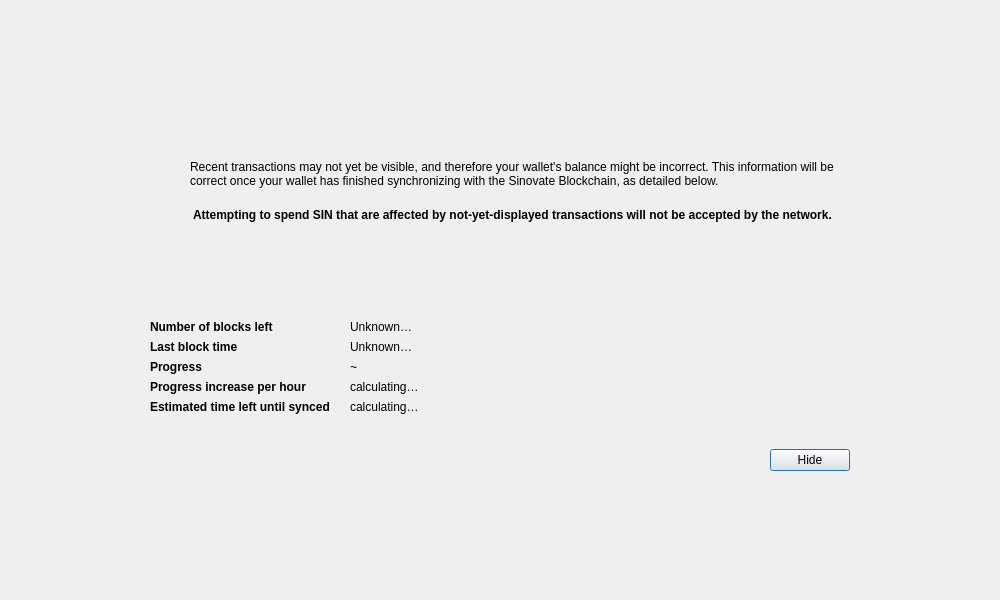
<?xml version="1.0" encoding="UTF-8"?>
<ui version="4.0">
 <class>ModalOverlay</class>
 <widget class="ModalOverlay" name="ModalOverlay">
  <property name="geometry">
   <rect>
    <x>0</x>
    <y>0</y>
    <width>1000</width>
    <height>600</height>
   </rect>
  </property>
  <property name="windowTitle">
   <string>Form</string>
  </property>
  <property name="styleSheet">
   <string notr="true"/>
  </property>
  <layout class="QVBoxLayout" name="verticalLayout" stretch="0">
   <property name="sizeConstraint">
    <enum>QLayout::SetDefaultConstraint</enum>
   </property>
   <property name="leftMargin">
    <number>0</number>
   </property>
   <property name="topMargin">
    <number>0</number>
   </property>
   <property name="rightMargin">
    <number>0</number>
   </property>
   <property name="bottomMargin">
    <number>0</number>
   </property>
   <item>
    <widget class="QWidget" name="bgWidget" native="true">
     <property name="styleSheet">
      <string notr="true"/>
     </property>
     <layout class="QVBoxLayout" name="verticalLayoutMain" stretch="0">
      <property name="leftMargin">
       <number>120</number>
      </property>
      <property name="topMargin">
       <number>120</number>
      </property>
      <property name="rightMargin">
       <number>120</number>
      </property>
      <property name="bottomMargin">
       <number>120</number>
      </property>
      <item>
       <widget class="QWidget" name="contentWidget" native="true">
        <property name="styleSheet">
         <string notr="true"/>
        </property>
        <layout class="QVBoxLayout" name="verticalLayoutSub" stretch="1,0,0,0">
         <property name="spacing">
          <number>0</number>
         </property>
         <property name="leftMargin">
          <number>0</number>
         </property>
         <property name="topMargin">
          <number>0</number>
         </property>
         <property name="rightMargin">
          <number>0</number>
         </property>
         <property name="bottomMargin">
          <number>0</number>
         </property>
         <item>
          <layout class="QHBoxLayout" name="horizontalLayoutIconText" stretch="0,1">
           <property name="topMargin">
            <number>20</number>
           </property>
           <item>
            <layout class="QVBoxLayout" name="verticalLayoutIcon">
             <property name="leftMargin">
              <number>10</number>
             </property>
             <property name="topMargin">
              <number>20</number>
             </property>
             <property name="rightMargin">
              <number>20</number>
             </property>
             <item>
              <widget class="SinPushButton" name="warningIcon">
               <property name="enabled">
                <bool>false</bool>
               </property>
               <property name="text">
                <string/>
               </property>
               <property name="icon">
                <iconset>
                 <normaloff>:/icons/warning</normaloff>
                 <disabledoff>:/icons/warning</disabledoff>:/icons/warning</iconset>
               </property>
               <property name="iconSize">
                <size>
                 <width>48</width>
                 <height>48</height>
                </size>
               </property>
               <property name="flat">
                <bool>true</bool>
               </property>
              </widget>
             </item>
             <item>
              <spacer name="verticalSpacerWarningIcon">
               <property name="orientation">
                <enum>Qt::Vertical</enum>
               </property>
               <property name="sizeHint" stdset="0">
                <size>
                 <width>20</width>
                 <height>40</height>
                </size>
               </property>
              </spacer>
             </item>
            </layout>
           </item>
           <item>
            <layout class="QVBoxLayout" name="verticalLayoutInfoText">
             <property name="leftMargin">
              <number>0</number>
             </property>
             <property name="topMargin">
              <number>20</number>
             </property>
             <property name="rightMargin">
              <number>30</number>
             </property>
             <item>
              <widget class="QLabel" name="infoText">
               <property name="text">
                <string>Recent transactions may not yet be visible, and therefore your wallet's balance might be incorrect. This information will be correct once your wallet has finished synchronizing with the Sinovate Blockchain, as detailed below.</string>
               </property>
               <property name="textFormat">
                <enum>Qt::RichText</enum>
               </property>
               <property name="wordWrap">
                <bool>true</bool>
               </property>
              </widget>
             </item>
             <item>
              <widget class="QLabel" name="infoTextStrong">
               <property name="font">
                <font>
                 <weight>75</weight>
                 <bold>true</bold>
                </font>
               </property>
               <property name="styleSheet">
                <string notr="true">margin-top: 20px;</string>
               </property>
               <property name="text">
                <string>Attempting to spend SIN that are affected by not-yet-displayed transactions will not be accepted by the network.</string>
               </property>
               <property name="textFormat">
                <enum>Qt::RichText</enum>
               </property>
               <property name="wordWrap">
                <bool>true</bool>
               </property>
              </widget>
             </item>
             <item>
              <spacer name="verticalSpacerInTextSpace">
               <property name="orientation">
                <enum>Qt::Vertical</enum>
               </property>
               <property name="sizeHint" stdset="0">
                <size>
                 <width>20</width>
                 <height>40</height>
                </size>
               </property>
              </spacer>
             </item>
            </layout>
           </item>
          </layout>
         </item>
         <item>
          <spacer name="verticalSpacerAfterText">
           <property name="orientation">
            <enum>Qt::Vertical</enum>
           </property>
           <property name="sizeHint" stdset="0">
            <size>
             <width>20</width>
             <height>40</height>
            </size>
           </property>
          </spacer>
         </item>
         <item>
          <layout class="QFormLayout" name="formLayout">
           <property name="fieldGrowthPolicy">
            <enum>QFormLayout::ExpandingFieldsGrow</enum>
           </property>
           <property name="horizontalSpacing">
            <number>20</number>
           </property>
           <property name="verticalSpacing">
            <number>6</number>
           </property>
           <property name="leftMargin">
            <number>30</number>
           </property>
           <property name="topMargin">
            <number>10</number>
           </property>
           <property name="rightMargin">
            <number>30</number>
           </property>
           <property name="bottomMargin">
            <number>20</number>
           </property>
           <item row="0" column="0">
            <widget class="QLabel" name="labelNumberOfBlocksLeft">
             <property name="font">
              <font>
               <weight>75</weight>
               <bold>true</bold>
              </font>
             </property>
             <property name="text">
              <string>Number of blocks left</string>
             </property>
            </widget>
           </item>
           <item row="0" column="1">
            <widget class="QLabel" name="numberOfBlocksLeft">
             <property name="text">
              <string>Unknown…</string>
             </property>
            </widget>
           </item>
           <item row="1" column="0">
            <widget class="QLabel" name="labelLastBlockTime">
             <property name="font">
              <font>
               <weight>75</weight>
               <bold>true</bold>
              </font>
             </property>
             <property name="text">
              <string>Last block time</string>
             </property>
            </widget>
           </item>
           <item row="1" column="1">
            <widget class="QLabel" name="newestBlockDate">
             <property name="sizePolicy">
              <sizepolicy hsizetype="Maximum" vsizetype="Preferred">
               <horstretch>0</horstretch>
               <verstretch>0</verstretch>
              </sizepolicy>
             </property>
             <property name="text">
              <string>Unknown…</string>
             </property>
            </widget>
           </item>
           <item row="2" column="0">
            <widget class="QLabel" name="labelSyncDone">
             <property name="font">
              <font>
               <weight>75</weight>
               <bold>true</bold>
              </font>
             </property>
             <property name="text">
              <string>Progress</string>
             </property>
            </widget>
           </item>
           <item row="2" column="1">
            <layout class="QHBoxLayout" name="horizontalLayoutSync" stretch="0,1">
             <item>
              <widget class="QLabel" name="percentageProgress">
               <property name="text">
                <string notr="true">~</string>
               </property>
              </widget>
             </item>
            </layout>
           </item>
           <item row="4" column="0">
            <widget class="QLabel" name="labelProgressIncrease">
             <property name="font">
              <font>
               <weight>75</weight>
               <bold>true</bold>
              </font>
             </property>
             <property name="text">
              <string>Progress increase per hour</string>
             </property>
            </widget>
           </item>
           <item row="4" column="1">
            <widget class="QLabel" name="progressIncreasePerH">
             <property name="text">
              <string>calculating…</string>
             </property>
            </widget>
           </item>
           <item row="5" column="0">
            <widget class="QLabel" name="labelEstimatedTimeLeft">
             <property name="font">
              <font>
               <weight>75</weight>
               <bold>true</bold>
              </font>
             </property>
             <property name="text">
              <string>Estimated time left until synced</string>
             </property>
            </widget>
           </item>
           <item row="5" column="1">
            <widget class="QLabel" name="expectedTimeLeft">
             <property name="text">
              <string>calculating…</string>
             </property>
            </widget>
           </item>
          </layout>
         </item>
         <item>
          <widget class="QWidget" name="buttonsContainerWhite" native="true">
           <property name="styleSheet">
            <string notr="true"/>
           </property>
           <layout class="QHBoxLayout" name="horizontalLayoutButtons">
            <property name="leftMargin">
             <number>30</number>
            </property>
            <property name="topMargin">
             <number>15</number>
            </property>
            <property name="rightMargin">
             <number>30</number>
            </property>
            <property name="bottomMargin">
             <number>9</number>
            </property>
            <item>
             <spacer name="horizontalSpacer">
              <property name="orientation">
               <enum>Qt::Horizontal</enum>
              </property>
              <property name="sizeHint" stdset="0">
               <size>
                <width>40</width>
                <height>20</height>
               </size>
              </property>
             </spacer>
            </item>
            <item>
             <widget class="QPushButton" name="closeButton">
              <property name="minimumSize">
               <size>
                <width>80</width>
                <height>0</height>
               </size>
              </property>
              <property name="focusPolicy">
               <enum>Qt::StrongFocus</enum>
              </property>
              <property name="text">
               <string>Hide</string>
              </property>
              <property name="default">
               <bool>true</bool>
              </property>
             </widget>
            </item>
           </layout>
          </widget>
         </item>
        </layout>
       </widget>
      </item>
     </layout>
    </widget>
   </item>
  </layout>
 </widget>
 <customwidgets>
  <customwidget>
   <class>SinPushButton</class>
   <extends>QPushButton</extends>
   <header>qt/sinpushbutton.h</header>
  </customwidget>
  <customwidget>
   <class>ModalOverlay</class>
   <extends>QWidget</extends>
   <header>qt/modaloverlay.h</header>
   <container>1</container>
  </customwidget>
 </customwidgets>
 <resources/>
 <connections/>
</ui>
